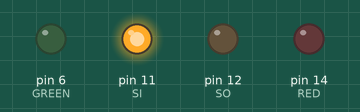
Simulated run of this sketch. Board: Arduino Uno, built with avr-gcc and run on an emulated ATmega328P. Shown: output pins drawn as LEDs (lit = HIGH). Pins used as bus, display or sensor lines are not drawn.

Above: at 2.05 s.
At 2.35 s:
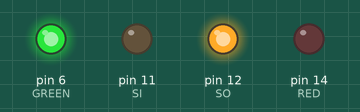
At 2.65 s:
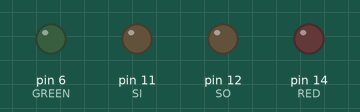
At 3.35 s:
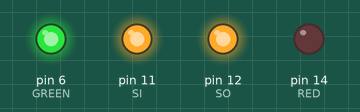
At 4.05 s:
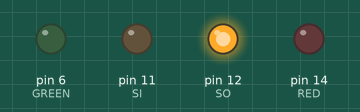
At 4.75 s:
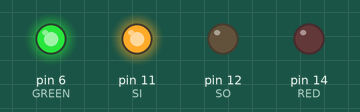
Timing chart, 0 to 5.0 s (numbered marks = the images above):
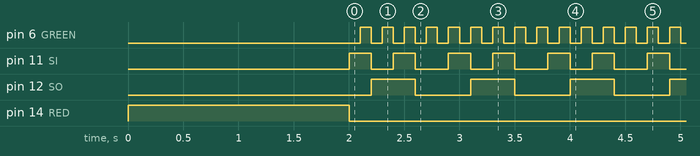

Measured:
- by itself, pin 6 (GREEN): alternates HIGH for 0.10 s and LOW for 0.10 s
- by itself, pin 11 (SI): repeats every 0.90 s: LOW 0.20 s, HIGH 0.20 s, LOW 0.30 s, HIGH 0.20 s
- by itself, pin 12 (SO): alternates HIGH for 0.40 s and LOW for 0.50 s
- by itself, pin 14 (RED): HIGH → LOW at 2.0 s

The sketch:

TEST_TPF3_EM.ino
```cpp
#define SD_CS 9
#define SO  12
#define SI  11
#define CLK   13
#define GREEN 6
#define RED 14
long time = 0;
boolean clk = false;
int pin = 11;

void setLed(int led, boolean on)
{
  if (led == RED)
  {
    digitalWrite(RED, on);
    digitalWrite(GREEN, LOW);
  }
  if (led == GREEN)
  {
    digitalWrite(GREEN, on);
    digitalWrite(RED, LOW);
  }
}
void setup()
{
  pinMode(RED, OUTPUT);
  pinMode(GREEN, OUTPUT);
  pinMode(SO, OUTPUT);
  pinMode(SI, OUTPUT);
  pinMode(CLK, OUTPUT);
  pinMode(SD_CS, OUTPUT);
  setLed(GREEN, false);
  setLed(RED, true);
  delay(2000);
  time = millis();
}

void port(unsigned char b)
{
  if (b & 0x01) digitalWrite(SD_CS, HIGH);
  else digitalWrite(SD_CS, LOW);
  if (b & 0x02) digitalWrite(SI, HIGH);
  else digitalWrite(SI, LOW);
  if (b & 0x04) digitalWrite(SO, HIGH);
  else digitalWrite(SO, LOW);
  if (b & 0x08) digitalWrite(CLK, HIGH);
  else digitalWrite(CLK, LOW);
}

void loop()
{
  static boolean out = false;
  static unsigned char b = 1;
  port(b  = (b > 0x08) ? 0x01 : b + 1);
  setLed(GREEN, out);
  delay(100);
  out ^= true;
}
```
